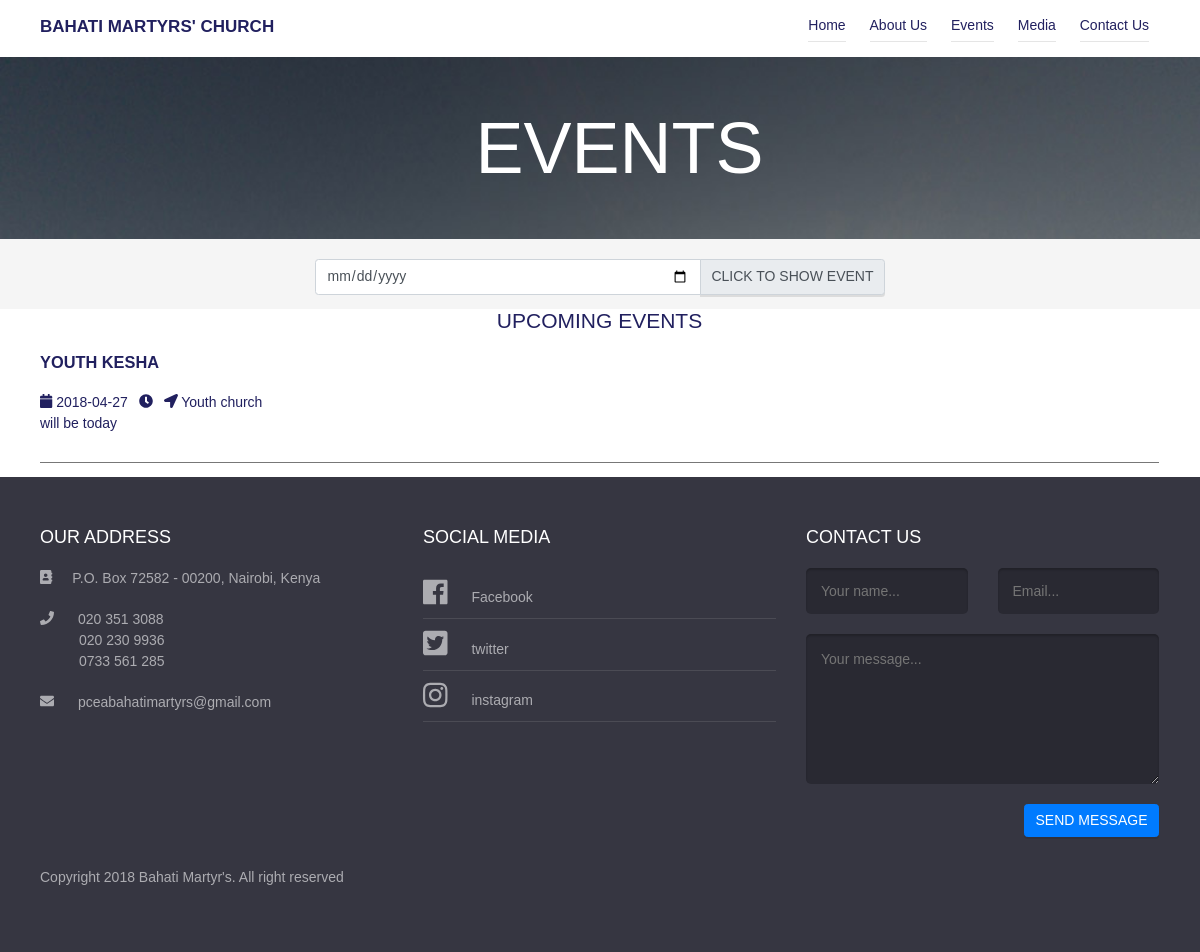
Before: /events.php with the older database file.
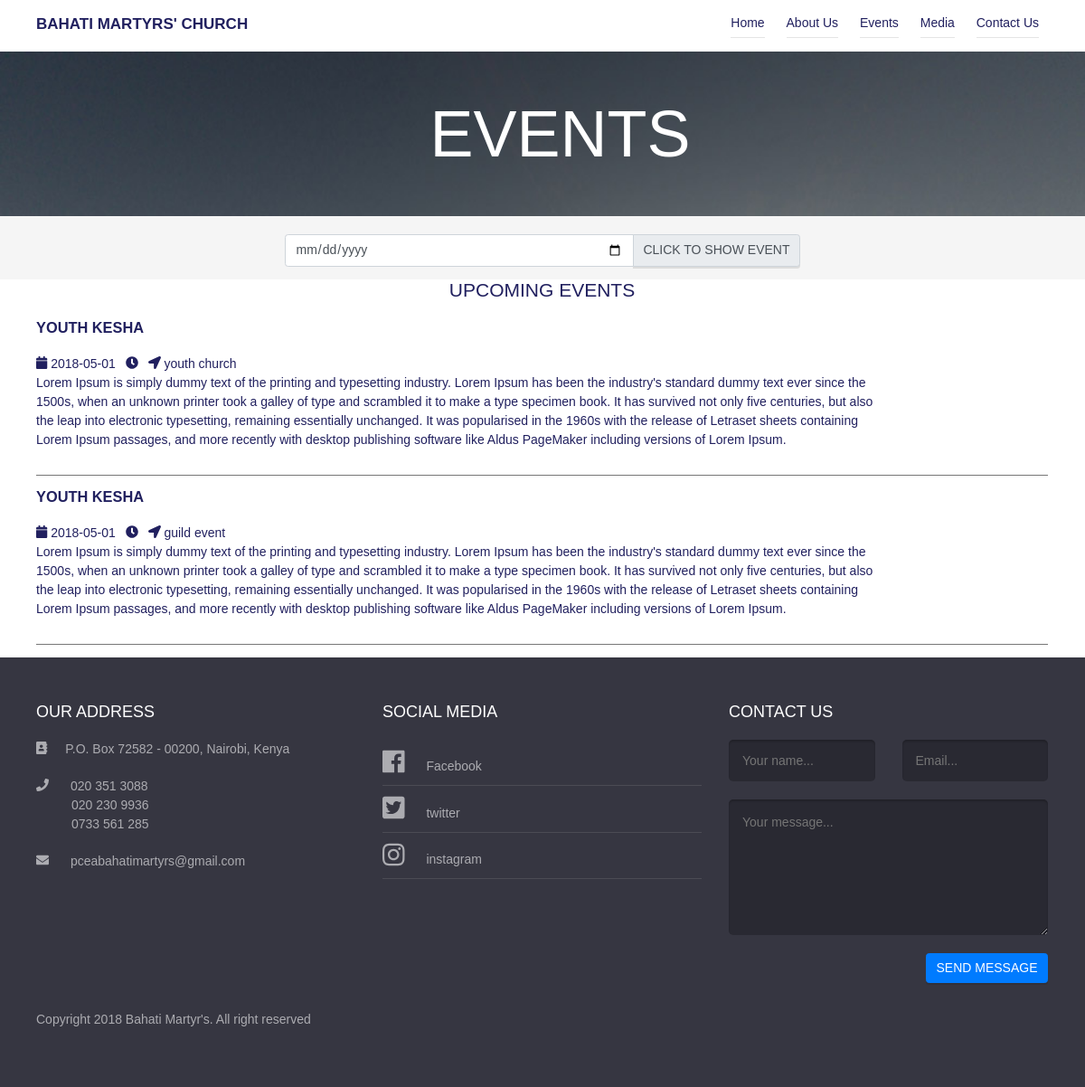
After: the same page with the newer database file.
### tables this page shows
CREATE TABLE `events` (
  `id` int(11) NOT NULL,
  `event_name` varchar(255) NOT NULL,
  `event_date` date NOT NULL,
  `event_location` varchar(255) NOT NULL,
  `event_info` text NOT NULL,
  `event_time` varchar(255) NOT NULL
);

### events.php (the view, shortened to what this page needs)
<?php
  include_once "_includes/db.inc.php";
  ?>
<!DOCTYPE html>
<html lang="en">
<head>
<?php
include_once "_includes/head_tags.php";
?>
</head>
<body>
	<div class="site-content">
		<?php
  include_once "_includes/header.php";
  ?>
		<div class="page-head" data-bg-image="images/headers/img-9.jpg">
			<div class="container">
				<h2 class="page-title">Events</h2>
			</div>
		</div>
		<main class="main-content">
				<div class="container-fluid">
          <div class="row d-flex justify-content-center" style=" background-color:#f5f5f5; min-width:calc(100%);">
            <div class="col-md-6" style="margin-top:20px;">
              <form  action="" method="post">
              <div class="input-group mb-3">
  <input type="date" class="form-control" placeholder="Recipient's username" name="eventdate"  aria-label="Recipient's username" aria-describedby="basic-addon2">
  <div class="input-group-append">
    <button class="input-group-text" name="searchevent" >Click To show Event</button>
  </div>
</div>
</form>
            </div>
          </div>
					<div class="row">
            <div class="container">
              <h2 class="section-title text-center">Upcoming Events</h2>
                <?php
									$query = "SELECT * FROM events LIMIT 5";
									$result = mysqli_query($connection, $query);
										while($row = mysqli_fetch_assoc($result)) {
											$event_name =  $row["event_name"];
											$event_date = $row["event_date"];
											$event_location = $row["event_location"];
											$event_info = $row["event_info"];
                      $event_time = $row["event_time"];
								?>
		<div class="row row-striped">
			<div class="col-10 " >
				<h3 class="text-uppercase"><strong><?php echo $event_name; ?></strong></h3>
				<ul class="list-inline">
				    <li class="list-inline-item"><i class="fas fa-calendar" aria-hidden="true"></i> <?php echo $event_date; ?></li>
					<li class="list-inline-item"><i class="fas fa-clock" aria-hidden="true"></i> <?php echo $event_time; ?></li>
					<li class="list-inline-item"><i class="fa fa-location-arrow" aria-hidden="true"></i>         <?php echo $event_location; ?></li>
				</ul>
        <p>
        <?php echo $event_info; ?>
        </p>
			</div>
		</div>
    <hr>
    <?php
}
?>
	</div>
            </div>
					</div>
				</div>
		<?php
include_once "_includes/footer.php";
?>

Changed rows visible on the page:
changed events: event_date "2018-04-27" → "2018-05-01"; event_location "Youth church" → "youth church"; event_info "will be today" → "Lorem Ipsum is simply dummy text of the printing and typesetting industry. Lorem Ipsum has been the industry's standard dummy text ever since the 1500s, when an unknown printer took a galley of type and scrambled it to make a type specimen book. It has survived not only five centuries, but also the leap into electronic typesetting, remaining essentially unchanged. It was popularised in the 1960s with the release of Letraset sheets containing Lorem Ipsum passages, and more recently with desktop publishing software like Aldus PageMaker including versions of Lorem Ipsum."
added events: event_name "YOUTH KESHA", event_date "2018-05-01", event_location "guild event", event_info "Lorem Ipsum is simply dummy text of the printing and typesetting industry. Lorem Ipsum has been the industry's standard dummy text ever since the 1500s, when an unknown printer took a galley of type and scrambled it to make a type specimen book. It has survived not only five centuries, but also the leap into electronic typesetting, remaining essentially unchanged. It was popularised in the 1960s with the release of Letraset sheets containing Lorem Ipsum passages, and more recently with desktop publishing software like Aldus PageMaker including versions of Lorem Ipsum."
